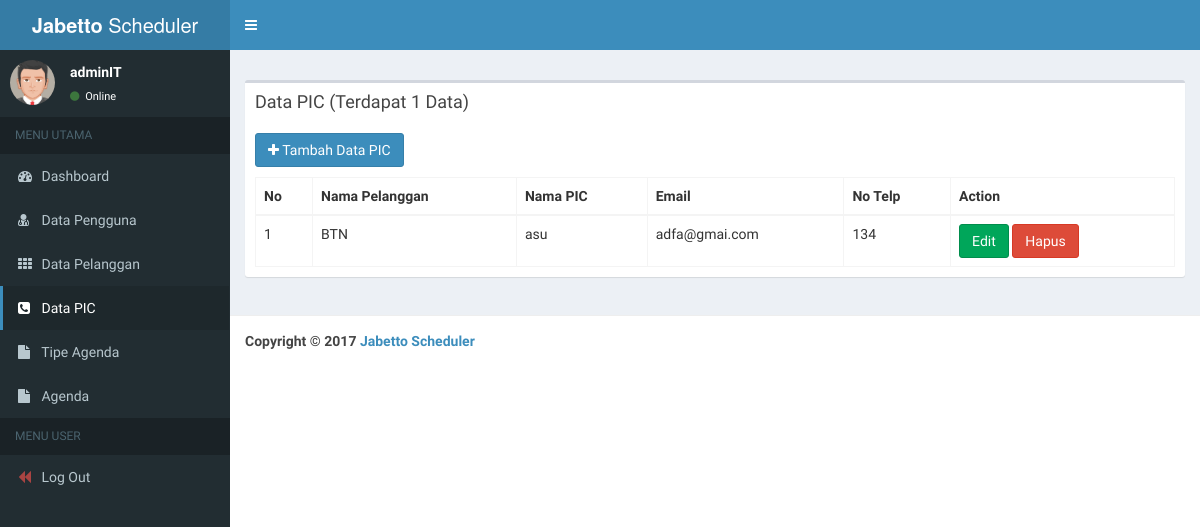
Page /?page=data_pic (signed in) on the committed database.
### tables this page shows
CREATE TABLE `pic` (
  `id` int(10) NOT NULL,
  `pelanggan_id` int(10) NOT NULL,
  `nama` varchar(50) NOT NULL,
  `email` varchar(30) NOT NULL,
  `no_telp` varchar(20) NOT NULL
);

CREATE TABLE `pelanggan` (
  `id` int(10) NOT NULL,
  `nama` varchar(50) NOT NULL,
  `email` varchar(30) NOT NULL,
  `alamat` text NOT NULL,
  `website` varchar(45) NOT NULL,
  `no_telp` varchar(20) NOT NULL
);

### pages/data_pic.php (the view, shortened to what this page needs)
<?php
	require 'config/main.php';
	$query=mysqli_query($conn, "SELECT pic.id as id, pelanggan.nama as pelanggan, pic.nama as nama, pic.email as email, pic.no_telp as no_telp FROM pelanggan, pic WHERE pelanggan.id=pic.pelanggan_id");
?>
<div class="box">
    <div class="box-header">
      <h3 class="box-title">Data PIC (Terdapat <?php echo mysqli_num_rows($query); ?> Data)</h3>
    </div>
    <div class="box-body">
    <a href="tambah.php?tambah=data_pic" style="margin-bottom: 10px;" class="btn btn-md btn-primary"> <i class="fa fa-plus"></i> Tambah Data PIC</a>
    <br>
		<table class="table table-bordered" id="tabel">
		<thead>
			 <tr>
         		<th>No</th>
         		<th>Nama Pelanggan</th>
         		<th>Nama PIC</th>
			   	<th>Email</th>
			   	<th>No Telp</th>
		        <th>Action</th>
		  	</tr>
		</thead>
		<tbody>
		<?php
		  	$no=1;
		  	while($q=mysqli_fetch_object($query)){
		?>
		  	<tr>
		   		<td><?php echo $no++; ?></td>
		   		<td><?php echo $q->pelanggan; ?></td>
		    	<td><?php echo $q->nama; ?></td>
		    	<td><?php echo $q->email; ?></td>
			  	<td><?php echo $q->no_telp; ?></td>
			    <td>
			    	<a class="btn btn-success" href="edit.php?edit=<?php echo $_GET['page']; ?>&id=<?php echo $q->id; ?>">Edit</a>
			    	<a class="btn btn-danger" onclick="return confirm('Apakah anda yakin akan menghapus data ini?')" href="hapus.php?hapus=<?php echo $_GET['page']; ?>&id=<?php echo $q->id; ?>">Hapus</a>
			    </td>
		  	</tr>
		<?php
		  }
		?>
		</tbody>
		</table>
	</div>
</div>

### rows in the picture
pic: pelanggan.nama "BTN", nama "asu", email "adfa@gmai.com", no_telp "134"

### other values in the picture
$_SESSION['nama'] "adminIT"
mysqli_num_rows($query) "1"
